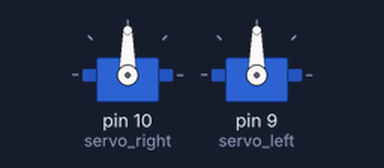
This sketch was run on a simulated Arduino Uno, built with avr-gcc and run on an emulated ATmega328P. On the bench: 2 × servo.

Above: at 0.8 s.
Timing chart, 0 to 2.3 s (numbered marks = the images above):
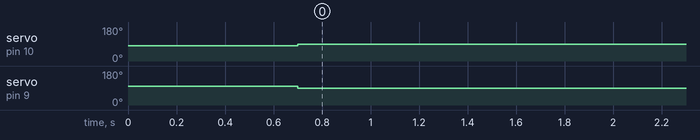

Measured:
- by itself, servo on pin 10 (servo_right): 80° → 90° at 0.70 s
- by itself, servo on pin 9 (servo_left): 100° → 90° at 0.70 s

The sketch:

Calibrate.ino
```cpp
#include <Servo.h> // include servo library

/*Simple function so we can calibrate our wheels to sensors when we change distance*/

Servo servo_left; // pin 9
Servo servo_right; // pin 10
int wall_front = A1;
int wall_right = A2;
int sensor_left = A3;
int sensor_middle = A4;
int sensor_right = A5;

int line_thresh = 400;
int wall_thresh = 150;

void servo_setup() {
  servo_right.attach(10);
  servo_left.attach(9);
  servo_left.write(90);
  servo_right.write(90);
}

void go() {
  servo_left.write(100);
  servo_right.write(80);
}

void halt() {
  servo_left.write(90);
  servo_right.write(90);
}

void setup() {
  // put your setup code here, to run once:
  Serial.begin(115200); // use the serial port
  servo_setup();

  go();
  delay(700); //THIS IS THE DELAY FOR THE WHEELS TO REACH THE SENSOR
  halt();
}

void loop() {
  // put your main code here, to run repeatedly:

}
```
